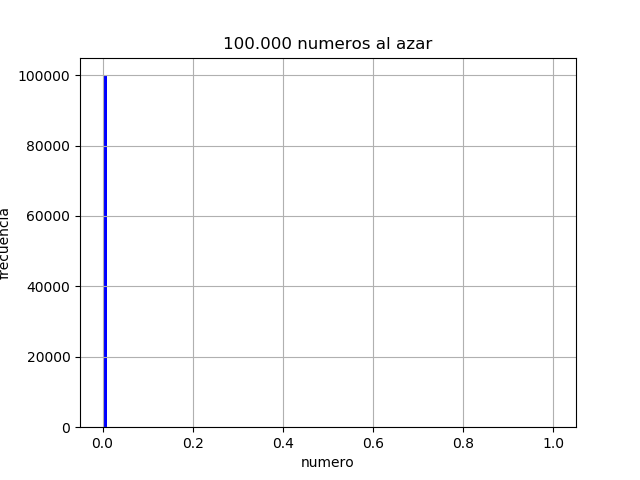

This figure's Python source:
import sys
sys.path.append('../')
from GLC import GeneradorCongruencialLineal
from Histogram import Histogram


glc = GeneradorCongruencialLineal()
print("Informar los primeros 6 números al azar de la secuencia.")
l= glc.generate_n_random_numbers_padron(6)
print (l)
l= glc.generate_n_uniform_random_numbers_padron(100000)
bins=100
x_range=[0,1]
n,bins,batches=Histogram.plot(l,100,x_range,"numero","frecuencia","100.000 numeros al azar","./ej1.png")
print ("Histograma 1  ")
for x in range(len(n)):
	if(n[x]>=1):
		print ("cantidad de ocurrencias: "+str(n[x])+" rango:"+str(bins[x]))
x_range=[0,0.001]
Histogram.plot(l,100,x_range,"numero","frecuencia","100.000 numeros al azar","./ej1Zoom.png")
x_range=[0.000512,0.000514]
Histogram.plot(l,100,x_range,"numero","frecuencia","100.000 numeros al azar","./ej1ZoomPlus.png")
